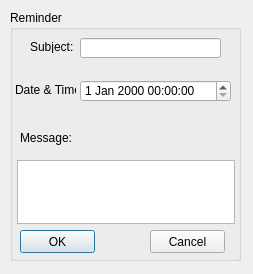
<?xml version="1.0" encoding="UTF-8"?>
<ui version="4.0">
 <class>reminderDialog</class>
 <widget class="QDialog" name="reminderDialog">
  <property name="geometry">
   <rect>
    <x>0</x>
    <y>0</y>
    <width>253</width>
    <height>274</height>
   </rect>
  </property>
  <property name="windowTitle">
   <string>Reminder Info</string>
  </property>
  <property name="windowIcon">
   <iconset>
    <normaloff>cake_heap_icon.gif</normaloff>cake_heap_icon.gif</iconset>
  </property>
  <widget class="QGroupBox" name="reminderBox">
   <property name="geometry">
    <rect>
     <x>10</x>
     <y>10</y>
     <width>231</width>
     <height>251</height>
    </rect>
   </property>
   <property name="title">
    <string>Reminder</string>
   </property>
   <widget class="QLabel" name="subjectLabel">
    <property name="geometry">
     <rect>
      <x>20</x>
      <y>30</y>
      <width>46</width>
      <height>13</height>
     </rect>
    </property>
    <property name="text">
     <string>Subject:</string>
    </property>
   </widget>
   <widget class="QLineEdit" name="subjectLineEdit">
    <property name="geometry">
     <rect>
      <x>70</x>
      <y>28</y>
      <width>141</width>
      <height>20</height>
     </rect>
    </property>
   </widget>
   <widget class="QLabel" name="dateTimeLabel">
    <property name="geometry">
     <rect>
      <x>5</x>
      <y>70</y>
      <width>61</width>
      <height>20</height>
     </rect>
    </property>
    <property name="text">
     <string>Date &amp; Time:</string>
    </property>
   </widget>
   <widget class="QDateTimeEdit" name="dateTimeEdit">
    <property name="geometry">
     <rect>
      <x>70</x>
      <y>70</y>
      <width>151</width>
      <height>22</height>
     </rect>
    </property>
   </widget>
   <widget class="QLabel" name="messageLabel">
    <property name="geometry">
     <rect>
      <x>10</x>
      <y>120</y>
      <width>61</width>
      <height>16</height>
     </rect>
    </property>
    <property name="text">
     <string>Message:</string>
    </property>
   </widget>
   <widget class="QPlainTextEdit" name="messageTextEdit">
    <property name="geometry">
     <rect>
      <x>7</x>
      <y>150</y>
      <width>218</width>
      <height>64</height>
     </rect>
    </property>
   </widget>
   <widget class="QPushButton" name="okButton">
    <property name="geometry">
     <rect>
      <x>10</x>
      <y>220</y>
      <width>75</width>
      <height>23</height>
     </rect>
    </property>
    <property name="text">
     <string>OK</string>
    </property>
   </widget>
   <widget class="QPushButton" name="cancelButton">
    <property name="geometry">
     <rect>
      <x>140</x>
      <y>220</y>
      <width>75</width>
      <height>23</height>
     </rect>
    </property>
    <property name="text">
     <string>Cancel</string>
    </property>
   </widget>
  </widget>
 </widget>
 <resources/>
 <connections/>
</ui>
